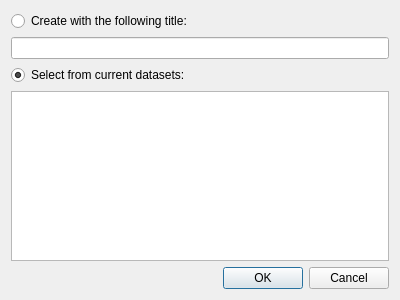
<?xml version="1.0" encoding="UTF-8"?>
<ui version="4.0">
 <class>SelectCreateDialog</class>
 <widget class="QDialog" name="SelectCreateDialog">
  <property name="geometry">
   <rect>
    <x>0</x>
    <y>0</y>
    <width>400</width>
    <height>300</height>
   </rect>
  </property>
  <property name="windowTitle">
   <string>Select/Create Categories</string>
  </property>
  <layout class="QVBoxLayout" name="verticalLayout">
   <item>
    <widget class="QRadioButton" name="createRadioButton">
     <property name="text">
      <string>Create with the following title:</string>
     </property>
    </widget>
   </item>
   <item>
    <widget class="QLineEdit" name="lineEdit"/>
   </item>
   <item>
    <widget class="QRadioButton" name="selectRadioButton">
     <property name="text">
      <string>Select from current datasets:</string>
     </property>
     <property name="checked">
      <bool>true</bool>
     </property>
    </widget>
   </item>
   <item>
    <widget class="QTreeView" name="treeView">
     <attribute name="headerVisible">
      <bool>false</bool>
     </attribute>
    </widget>
   </item>
   <item>
    <widget class="QDialogButtonBox" name="buttonBox">
     <property name="orientation">
      <enum>Qt::Horizontal</enum>
     </property>
     <property name="standardButtons">
      <set>QDialogButtonBox::Cancel|QDialogButtonBox::Ok</set>
     </property>
    </widget>
   </item>
  </layout>
 </widget>
 <resources/>
 <connections>
  <connection>
   <sender>buttonBox</sender>
   <signal>accepted()</signal>
   <receiver>SelectCreateDialog</receiver>
   <slot>accept()</slot>
   <hints>
    <hint type="sourcelabel">
     <x>248</x>
     <y>254</y>
    </hint>
    <hint type="destinationlabel">
     <x>157</x>
     <y>274</y>
    </hint>
   </hints>
  </connection>
  <connection>
   <sender>buttonBox</sender>
   <signal>rejected()</signal>
   <receiver>SelectCreateDialog</receiver>
   <slot>reject()</slot>
   <hints>
    <hint type="sourcelabel">
     <x>316</x>
     <y>260</y>
    </hint>
    <hint type="destinationlabel">
     <x>286</x>
     <y>274</y>
    </hint>
   </hints>
  </connection>
 </connections>
</ui>
